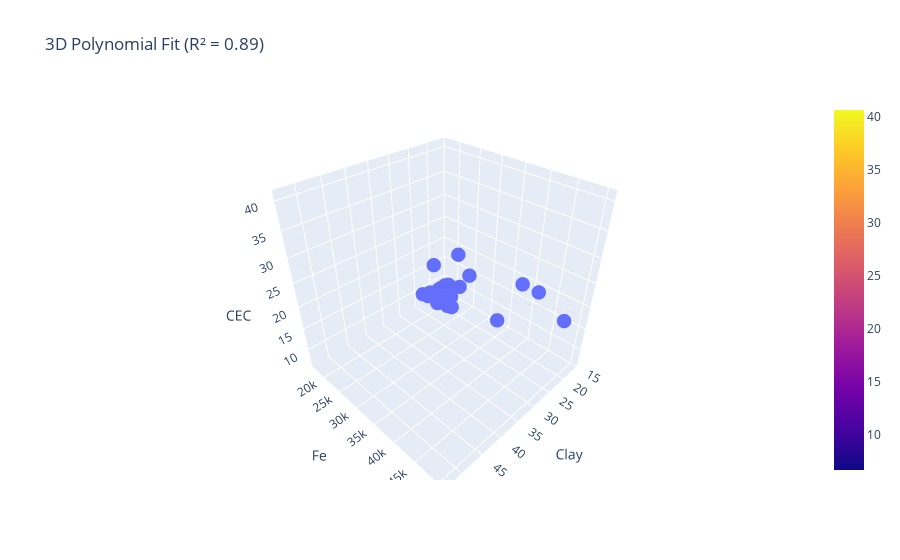

This figure's notebook cell:
### Code cell
best_feat_ind = test_errors_summary.index(max(test_errors_summary))
best_feat = feature_sets_CEC[best_feat_ind]
best_feat_n = best_n_[best_feat_ind]
print('best_feat_ind, best_feat, best_feat_n', best_feat_ind, best_feat, best_feat_n)

fit_and_plot(clay_soil, best_feat, 'CEC', best_feat_n, mapping)
